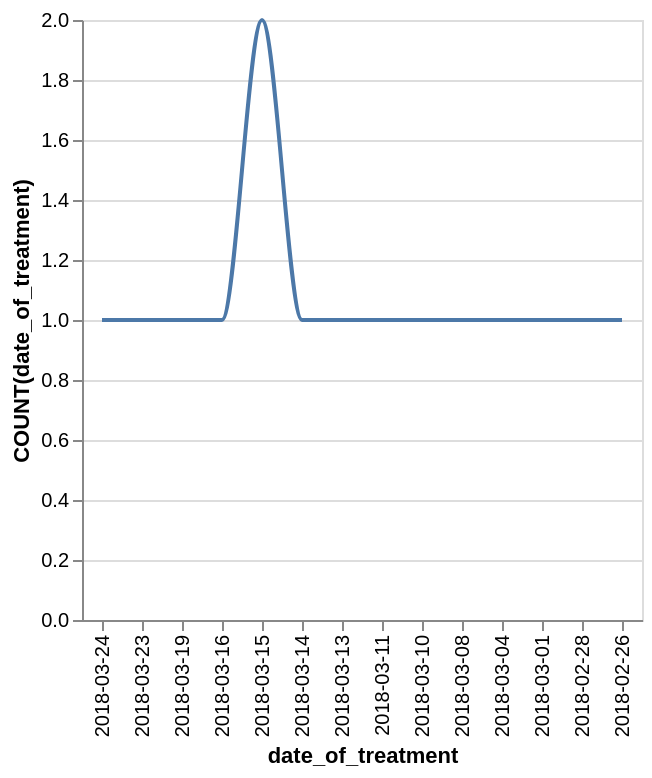

The Vega-Lite source for this figure:
### Vega-Lite specification from a JSON file in a GitHub repository (floating-point values rounded to 4 significant figures)
{"data": {"values": [{"x_data": "2018-03-24", "y_data": 1}, {"x_data": "2018-03-23", "y_data": 1}, {"x_data": "2018-03-19", "y_data": 1}, {"x_data": "2018-03-16", "y_data": 1}, {"x_data": "2018-03-15", "y_data": 2}, {"x_data": "2018-03-14", "y_data": 1}, {"x_data": "2018-03-13", "y_data": 1}, {"x_data": "2018-03-11", "y_data": 1}, {"x_data": "2018-03-10", "y_data": 1}, {"x_data": "2018-03-08", "y_data": 1}, {"x_data": "2018-03-04", "y_data": 1}, {"x_data": "2018-03-01", "y_data": 1}, {"x_data": "2018-02-28", "y_data": 1}, {"x_data": "2018-02-26", "y_data": 1}]}, "mark": {"type": "line", "interpolate": "monotone"}, "encoding": {"x": {"field": "x_data", "type": "nominal", "title": "date_of_treatment", "sort": "descending"}, "y": {"field": "y_data", "type": "quantitative", "title": "COUNT(date_of_treatment)"}}}
